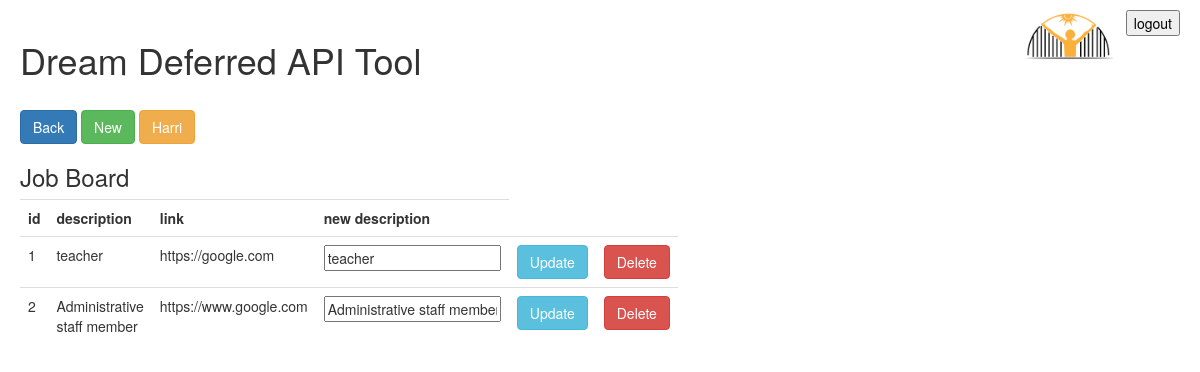
/jobs (signed in), run on an earlier commit of the app's database.
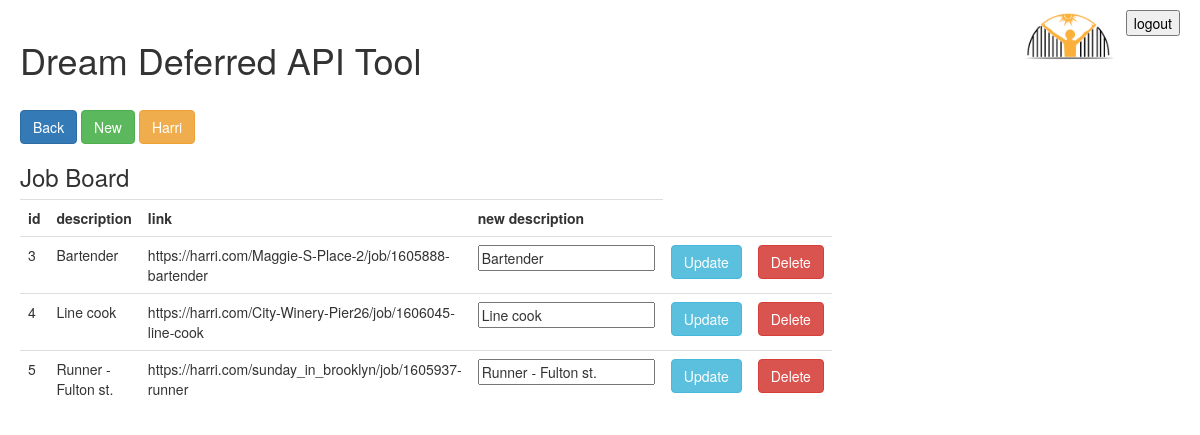
And on a later commit of the database.
### tables this page shows
CREATE TABLE jobs (id INTEGER PRIMARY KEY AUTOINCREMENT, description text, link text);

### app.py (the view, shortened to what this page needs)
@app.route("/jobs", methods=['GET', 'POST'])
def jobs():
    if not(session.get('user')):
        return render_template("message.html", message="Please log in first", forward="/login")
    return render_template('job_board.html', jobs=get_jobs())

### db.py (called while the page is built)
def get_jobs():
    conn = sqlite3.connect("database.db")
    cur = conn.cursor()
    cur.execute("SELECT * FROM jobs")
    jobs = cur.fetchall()
    conn.close()
    return jobs

### templates/job_board.html (shortened to what this page needs)
{% extends "layout.html" %}
{% block content %}
<div>
    <br>
    <a href="{{url_for('home')}}"><button class="btn btn-primary">Back</button></a>
    <a href="{{url_for('new_job')}}"><button class="btn btn-success">New</button></a>
    <a href="https://harri.com/jobs" target="_blank"><button class="btn btn-warning">Harri</button></a>
    <br>
    <form method="POST">
        <table class="table times_table"  width="400px">
            <tr><h3>Job Board</h3></tr>
            <tr><th>id</th><th>description</th><th>link</th><th>new description</th></tr>
            {% for job in jobs %}
            <tr>
                <td>{{job[0]}}</td><td>{{job[1]}}</td><td>{{job[2]}}</td>
                <td>
                    <input type="text" name="input_{{job[0]}}" id="description" value="{{job[1]}}">
                </td>
                <td><button name="action" value="upd-{{job[0]}}" class="btn btn-info">Update</button></td>
                <td><button name="action" value="del-{{job[0]}}" class="btn btn-danger">Delete</button></td>
            </tr>
            {% endfor %}
        </table>
    </form>
</div>
{% endblock %}

### templates/layout.html (shortened to what this page needs)
<!DOCTYPE html>
<html>
<head>
    <link rel="stylesheet" href="https://maxcdn.bootstrapcdn.com/bootstrap/3.3.7/css/bootstrap.min.css">
    <link rel="stylesheet" href="https://cdnjs.cloudflare.com/ajax/libs/font-awesome/4.7.0/css/font-awesome.min.css">
    <link rel="stylesheet" href="{{url_for('static', filename='style.css')}}">
</head>
<body>
    <h1>Dream Deferred API Tool</h1>
    <img class="logo" src="{{url_for('static', filename='dd_new_logo_2022_no_letters.png')}}" alt="logo">
    {% block content %}
    {% endblock %}
    <a href="{{url_for('logout')}}"><button id="logout_btn">logout</button></a>
</body>
</html>

### static/style.css (style rules this page uses)
body { padding: 20px; }
a { color: black; }
#logout_btn { display: inline-block; position: fixed; right: 20px; top: 10px; }
.times_table { width: 450px; border-collapse: collapse; }
.logo { width: 100px; height: auto; position: fixed; top: 10px; right: 80px; }

What changed in the data, as far as the page shows it:
removed jobs: id "1", description "teacher", link "https://google.com"
removed jobs: id "2", description "Administrative staff member", link "https://www.google.com"
added jobs: id "3", description "Bartender", link "https://harri.com/Maggie-S-Place-2/job/1605888-bartender"
added jobs: id "4", description "Line cook", link "https://harri.com/City-Winery-Pier26/job/1606045-line-cook"
added jobs: id "5", description "Runner - Fulton st.", link "https://harri.com/sunday_in_brooklyn/job/1605937-runner"
